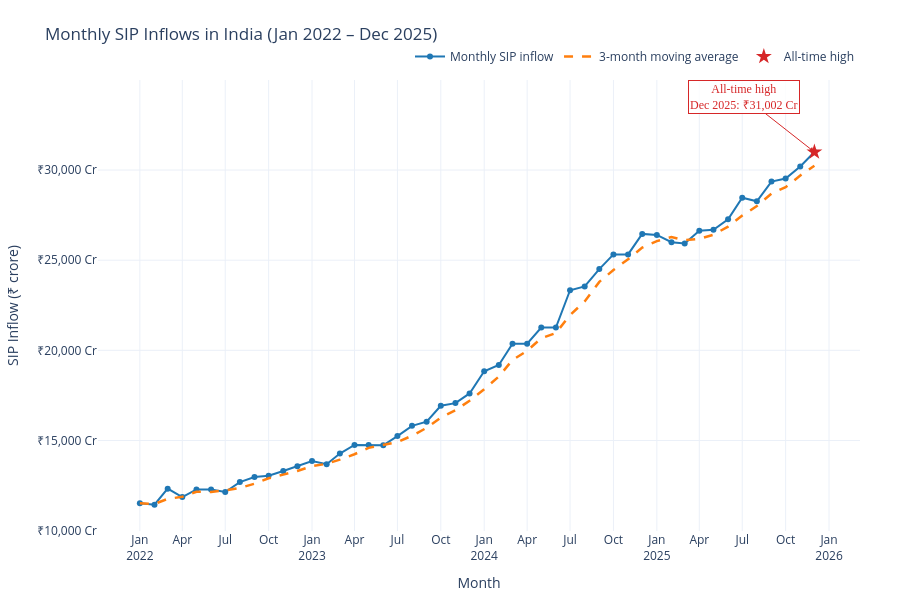

Write notebook code for a chart like this one.
### Code cell
# Interactive time-series of monthly SIP inflows (Jan 2022 – Dec 2025)
fig = go.Figure()

# Monthly inflows with markers on every observation
fig.add_trace(go.Scatter(
    x=sip["date"], y=sip["sip_inflow_crore"], mode="lines+markers", name="Monthly SIP inflow",
    line=dict(color="#1f77b4", width=2), marker=dict(size=6),
    hovertemplate="%{x|%b %Y}<br>SIP inflow: ₹%{y:,.0f} Cr<extra></extra>",
))

# Rolling 3-month moving-average trendline
fig.add_trace(go.Scatter(
    x=sip["date"], y=sip["sip_ma3"], mode="lines", name="3-month moving average",
    line=dict(color="#ff7f0e", width=2.5, dash="dash"),
    hovertemplate="%{x|%b %Y}<br>3M avg: ₹%{y:,.0f} Cr<extra></extra>",
))

# Annotate the all-time high (Dec 2025 ≈ ₹31,002 Cr)
peak_row = sip.loc[sip["sip_inflow_crore"].idxmax()]
peak_date = peak_row["date"].strftime("%Y-%m-%d")   # str so Plotly can serialize it
peak_label = peak_row["date"].strftime("%b %Y")
peak_val = int(peak_row["sip_inflow_crore"])
fig.add_trace(go.Scatter(
    x=[peak_date], y=[peak_val], mode="markers", name="All-time high",
    marker=dict(color="#d62728", size=12, symbol="star"),
    hovertemplate=f"All-time high<br>{peak_label}: ₹%{{y:,.0f}} Cr<extra></extra>",
))
fig.add_annotation(
    x=peak_date, y=peak_val, text=f"All-time high<br>{peak_label}: ₹{peak_val:,.0f} Cr",
    showarrow=True, arrowhead=2, arrowcolor="#d62728", ax=-70, ay=-55,
    font=dict(color="#d62728", size=12, family="Arial Black"),
    bgcolor="rgba(255,255,255,0.85)", bordercolor="#d62728", borderwidth=1,
)

fig.update_layout(
    title="Monthly SIP Inflows in India (Jan 2022 – Dec 2025)",
    xaxis_title="Month", yaxis_title="SIP Inflow (₹ crore)",
    hovermode="x unified", height=600,
    legend=dict(orientation="h", yanchor="bottom", y=1.02, xanchor="right", x=1),
    margin=dict(l=70, r=40, t=80, b=60),
)
fig.update_yaxes(tickprefix="₹", tickformat=",.0f", ticksuffix=" Cr")
fig.update_xaxes(dtick="M3", tickformat="%b\n%Y")
fig.show()

# Export to PNG
sip_chart_path = CHARTS_DIR / "sip_inflow_trend.png"
pio.write_image(fig, sip_chart_path, width=1400, height=650, scale=2)
print(f"Saved chart → {sip_chart_path.relative_to(PROJECT_ROOT)}")

### Figure 1 — Plotly figure (JSON) as saved in the notebook; plotly's stock layout.template omitted (floating-point values rounded to 4 significant figures)
{"data": [{"hovertemplate": "%{x|%b %Y}<br>SIP inflow: ₹%{y:,.0f} Cr<extra></extra>", "line": {"color": "#1f77b4", "width": 2}, "marker": {"size": 6}, "mode": "lines+markers", "name": "Monthly SIP inflow", "type": "scatter", "x": ["2022-01-01T00:00:00", "2022-02-01T00:00:00", "2022-03-01T00:00:00", "2022-04-01T00:00:00", "2022-05-01T00:00:00", "2022-06-01T00:00:00", "2022-07-01T00:00:00", "2022-08-01T00:00:00", "2022-09-01T00:00:00", "2022-10-01T00:00:00", "2022-11-01T00:00:00", "2022-12-01T00:00:00", "2023-01-01T00:00:00", "2023-02-01T00:00:00", "2023-03-01T00:00:00", "2023-04-01T00:00:00", "2023-05-01T00:00:00", "2023-06-01T00:00:00", "2023-07-01T00:00:00", "2023-08-01T00:00:00", "2023-09-01T00:00:00", "2023-10-01T00:00:00", "2023-11-01T00:00:00", "2023-12-01T00:00:00", "2024-01-01T00:00:00", "2024-02-01T00:00:00", "2024-03-01T00:00:00", "2024-04-01T00:00:00", "2024-05-01T00:00:00", "2024-06-01T00:00:00", "2024-07-01T00:00:00", "2024-08-01T00:00:00", "2024-09-01T00:00:00", "2024-10-01T00:00:00", "2024-11-01T00:00:00", "2024-12-01T00:00:00", "2025-01-01T00:00:00", "2025-02-01T00:00:00", "2025-03-01T00:00:00", "2025-04-01T00:00:00", "2025-05-01T00:00:00", "2025-06-01T00:00:00", "2025-07-01T00:00:00", "2025-08-01T00:00:00", "2025-09-01T00:00:00", "2025-10-01T00:00:00", "2025-11-01T00:00:00", "2025-12-01T00:00:00"], "y": [11517, 11438, 12328, 11863, 12286, 12276, 12140, 12694, 12976, 13040, 13306, 13573, 13856, 13687, 14276, 14749, 14749, 14734, 15245, 15814, 16042, 16928, 17073, 17610, 18838, 19187, 20371, 20371, 21262, 21262, 23332, 23547, 24509, 25323, 25320, 26459, 26400, 25999, 25926, 26632, 26688, 27274, 28464, 28265, 29361, 29529, 30200, 31002]}, {"hovertemplate": "%{x|%b %Y}<br>3M avg: ₹%{y:,.0f} Cr<extra></extra>", "line": {"color": "#ff7f0e", "dash": "dash", "width": 2.5}, "mode": "lines", "name": "3-month moving average", "type": "scatter", "x": ["2022-01-01T00:00:00", "2022-02-01T00:00:00", "2022-03-01T00:00:00", "2022-04-01T00:00:00", "2022-05-01T00:00:00", "2022-06-01T00:00:00", "2022-07-01T00:00:00", "2022-08-01T00:00:00", "2022-09-01T00:00:00", "2022-10-01T00:00:00", "2022-11-01T00:00:00", "2022-12-01T00:00:00", "2023-01-01T00:00:00", "2023-02-01T00:00:00", "2023-03-01T00:00:00", "2023-04-01T00:00:00", "2023-05-01T00:00:00", "2023-06-01T00:00:00", "2023-07-01T00:00:00", "2023-08-01T00:00:00", "2023-09-01T00:00:00", "2023-10-01T00:00:00", "2023-11-01T00:00:00", "2023-12-01T00:00:00", "2024-01-01T00:00:00", "2024-02-01T00:00:00", "2024-03-01T00:00:00", "2024-04-01T00:00:00", "2024-05-01T00:00:00", "2024-06-01T00:00:00", "2024-07-01T00:00:00", "2024-08-01T00:00:00", "2024-09-01T00:00:00", "2024-10-01T00:00:00", "2024-11-01T00:00:00", "2024-12-01T00:00:00", "2025-01-01T00:00:00", "2025-02-01T00:00:00", "2025-03-01T00:00:00", "2025-04-01T00:00:00", "2025-05-01T00:00:00", "2025-06-01T00:00:00", "2025-07-01T00:00:00", "2025-08-01T00:00:00", "2025-09-01T00:00:00", "2025-10-01T00:00:00", "2025-11-01T00:00:00", "2025-12-01T00:00:00"], "y": [11520.0, 11480.0, 11760.0, 11880.0, 12160.0, 12140.0, 12230.0, 12370.0, 12600.0, 12900.0, 13110.0, 13310.0, 13580.0, 13710.0, 13940.0, 14240.0, 14590.0, 14740.0, 14910.0, 15260.0, 15700.0, 16260.0, 16680.0, 17200.0, 17840.0, 18540.0, 19470.0, 19980.0, 20670.0, 20960.0, 21950.0, 22710.0, 23800.0, 24460.0, 25050.0, 25700.0, 26060.0, 26290.0, 26110.0, 26190.0, 26420.0, 26860.0, 27480.0, 28000.0, 28700.0, 29050.0, 29700.0, 30240.0]}, {"hovertemplate": "All-time high<br>Dec 2025: ₹%{y:,.0f} Cr<extra></extra>", "marker": {"color": "#d62728", "size": 12, "symbol": "star"}, "mode": "markers", "name": "All-time high", "type": "scatter", "x": ["2025-12-01"], "y": [31002]}], "layout": {"annotations": [{"arrowcolor": "#d62728", "arrowhead": 2, "ax": -70, "ay": -55, "bgcolor": "rgba(255,255,255,0.85)", "bordercolor": "#d62728", "borderwidth": 1, "font": {"color": "#d62728", "family": "Arial Black", "size": 12}, "showarrow": true, "text": "All-time high<br>Dec 2025: ₹31,002 Cr", "x": "2025-12-01", "y": 31002}], "height": 600, "hovermode": "x unified", "legend": {"orientation": "h", "x": 1, "xanchor": "right", "y": 1.02, "yanchor": "bottom"}, "margin": {"b": 60, "l": 70, "r": 40, "t": 80}, "title": {"text": "Monthly SIP Inflows in India (Jan 2022 – Dec 2025)"}, "xaxis": {"dtick": "M3", "tickformat": "%b\n%Y", "title": {"text": "Month"}}, "yaxis": {"tickformat": ",.0f", "tickprefix": "₹", "ticksuffix": " Cr", "title": {"text": "SIP Inflow (₹ crore)"}}}}
